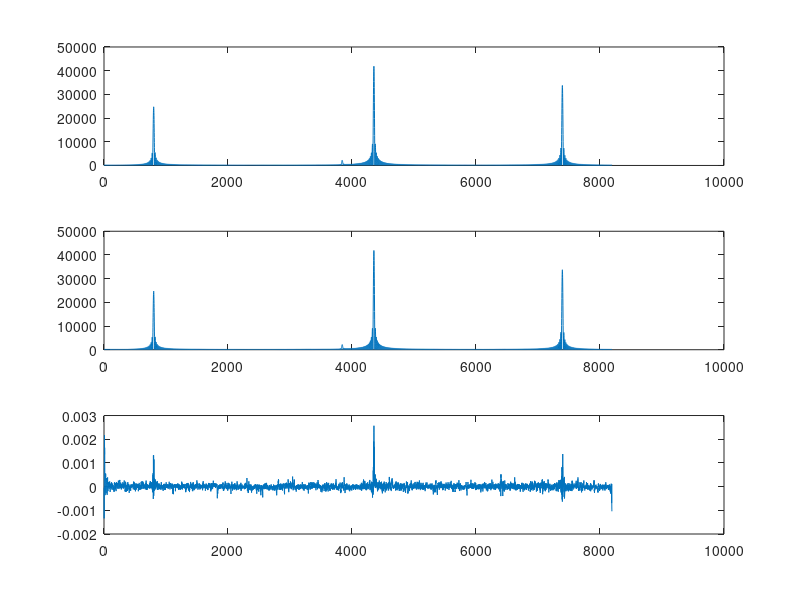

MATLAB code to generate this figure:
%open input file and read values into input
fd=fopen('inputs.txt','r');
input = fscanf(fd,'%f');
fclose(fd);

%open outputs from hardware fft and read into outFromHW
fd=fopen('outputs.txt','r');
outFromHW = fscanf(fd,'%f');
fclose(fd);

%calculate number of floats in input.txt
len1 = length(input);
%calculate number of complex points
len2 = len1/2;

%initialize real and imaginary points
re1 = 1:len2;
im1 = 1:len2;
re2 = 1:len2;
im2 = 1:len2;

%read even values into real array and odd into imaginarly array
%values in input array alternate between real and imaginary
j=1;
for i = 1:len1
    %if i is even value is imaginary
    if (mod(i,2) == 0)
        im1(j)=input(i);
        j = j + 1;
    %if i is odd value is real
    else
        re1(j)=input(i);
    end
end

%read even values into real array and odd into imaginarly array
%values in outFromHW array alternate between real and imaginary
j=1;
for i = 1:len1
    %if i is even value is imaginary
    if (mod(i,2) == 0)
        im2(j)=outFromHW(i);
        j = j + 1;
    %if i is odd value is real
    else
        re2(j)=outFromHW(i);
    end
end

%cast real and imaginary arrays as a single complex array
cplxFromInput = complex(re1,im1);

%cast HW data as a single complex array
%data is already a FFT so no other operations on data necessary 
HWFFT = complex(re2,im2);
mag2 = sqrt(re2.^2 + im2.^2);

%perform fft on input data
matlabFFT=fft(cplxFromInput);

%calculate different between HW and Matlab FFT
diff = abs(matlabFFT)-abs(HWFFT);

%plot matlab fft data first
% title('FFT from Matlab', 'FontName', 'Times');
% xlabel('Sample Points');
% ylabel('FFT Magnitude');
subplot(3,1,1);
plot(abs(matlabFFT));

%plot fft data from HW second
subplot(3,1,2);
% title('FFT from HW Accelerator');
% xlabel('Sample Points');
% ylabel('FFT Magnitude');
plot(abs(matlabFFT));
plot(abs(HWFFT));

%plot the difference
subplot(3,1,3);
% title('Difference Between Matlab and HW');
% xlabel('Sample Points');
% ylabel('FFT Magnitude');
plot(abs(matlabFFT));
plot(diff);


